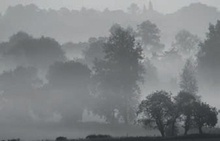
%> input picture DIP_LAB_EXPS/dip_img.jpeg, 220 x 141 px, shrunk from 600 x 384 before the run
$ octave convolution_filter.m   (GNU Octave 9; MATLAB toolbox functions it lacks are replaced by stand-ins)
%> lines starting %> are read from the running program, lines starting %| are printed output that depends on the picture
close all;
K=1/16.*[5 7 3 ; 2 4 2 ; 1 2 1]; %random filter
I = imread('dip_img.jpeg');
%> I is the input picture: size 141x220x3 uint8; mean R, G, B 127.5, 130.9, 133.2


subplot(2,1,1);
imshow(I);
title('Original Grayscale Image');


filterSize = length(K); % Filter window's full width.
% Compute the number of layers of pixels with value 0 to surround the image with.
numLayers = floor(filterSize/2); % Will be 1
I_padded = padarray(I, [numLayers, numLayers]); %Zero-padding(zeros around the image)
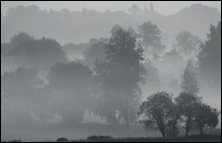
%> I_padded: size 143x222x3 uint8; mean R, G, B 124.6, 127.9, 130.1
filteredImage=convolution(I_padded , K , numLayers , filterSize); %add 2 extra parameters numLayers,filterSize
filteredImage = cast(filteredImage, 'like', I); %turn it to uint8 form instead of double

subplot(2,1,2);
imshow(filteredImage);
title('Manual convolution (zero-padding)');

%my manual convolution function
function  convImage  = convolution( image,kernel,numLayers , filterSize )
%> called with numLayers = 1, filterSize = 3
[rows, columns] = size(image);
%> rows = 143; columns = 666
filteredImage = zeros(size(image)); % Initialize to same size as original.
for col = numLayers + 1 : columns - numLayers
	for row = numLayers + 1 : rows - numLayers
		% Now for a window with the center pixel situated at (row, col,
		% scan the filter window, multiplying its values by the values of the original image underneath it.
		localSum = 0; % Initialize sum to zero for this (row, column) location.
		for c = 1 : filterSize
			% Get the column index of the original image underneath the corresponding pixel in the filter window
			ic = col + c - numLayers - 1;
			for r = 1 : filterSize
				% Get the row index of the original image underneath the corresponding pixel in the filter window
				ir = row + r - numLayers - 1;
				% Sum up the product into our running total for this window location.
				localSum = localSum + double(image(ir, ic)) * kernel(r, c);
			end
		end
		% Now we have the filtered value.  Assign it to our output image.
		convImage(row, col) = localSum;
	end
end
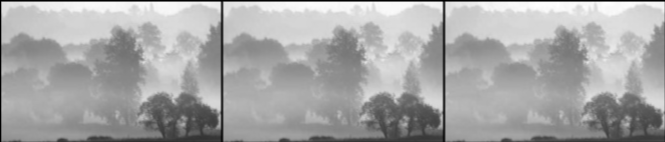
%> convImage: size 142x665 double; min 0, max 330.6, mean 216.2; drawn with min black and max white
%> `filteredImage = cast(filteredImage, 'like', I);`:
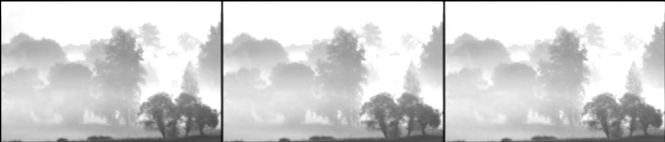
%> filteredImage: size 142x665 uint8; min 0, max 255, mean 208.6
end
